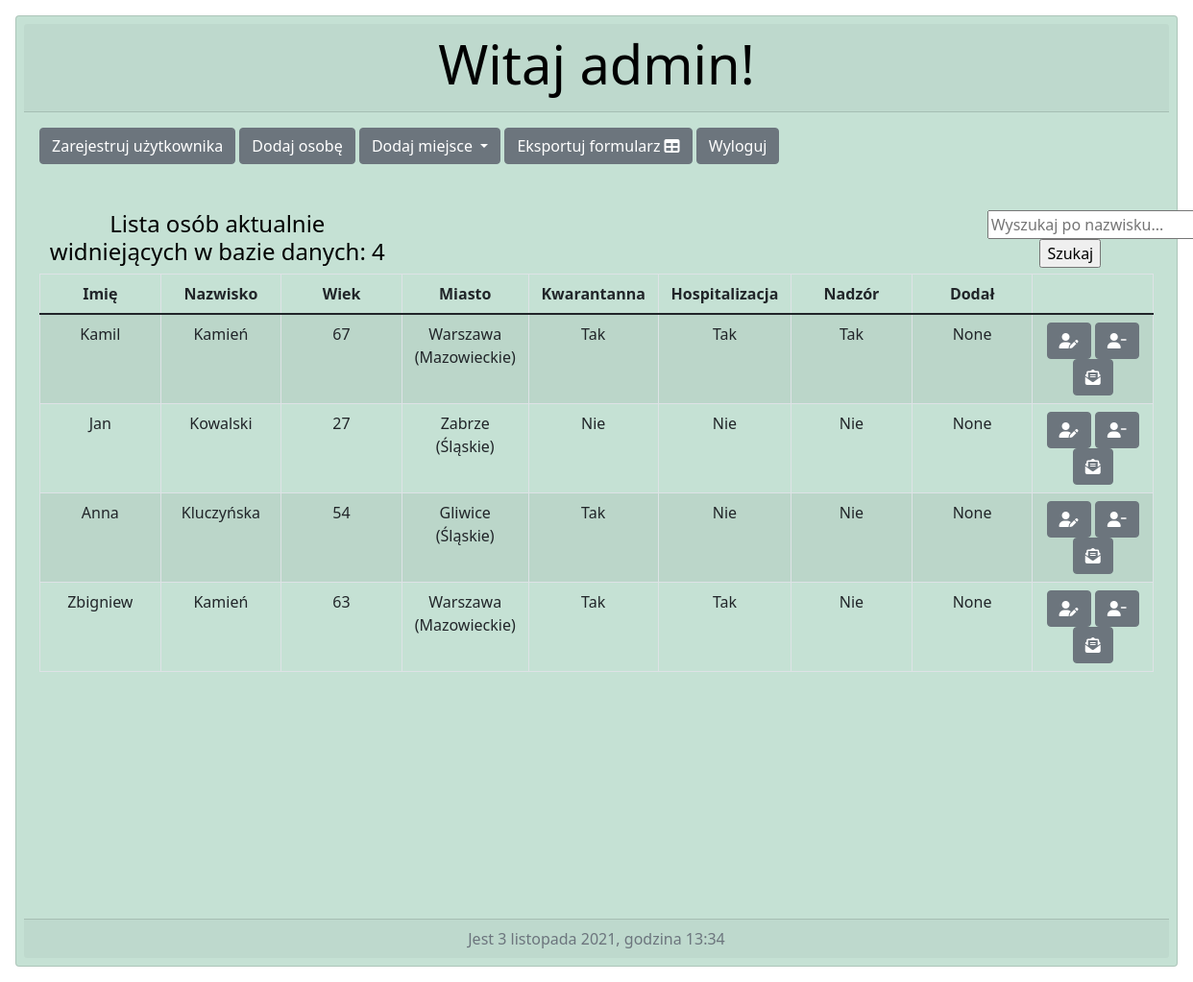
The page /covid/main/ (signed in) on the database as committed earlier.
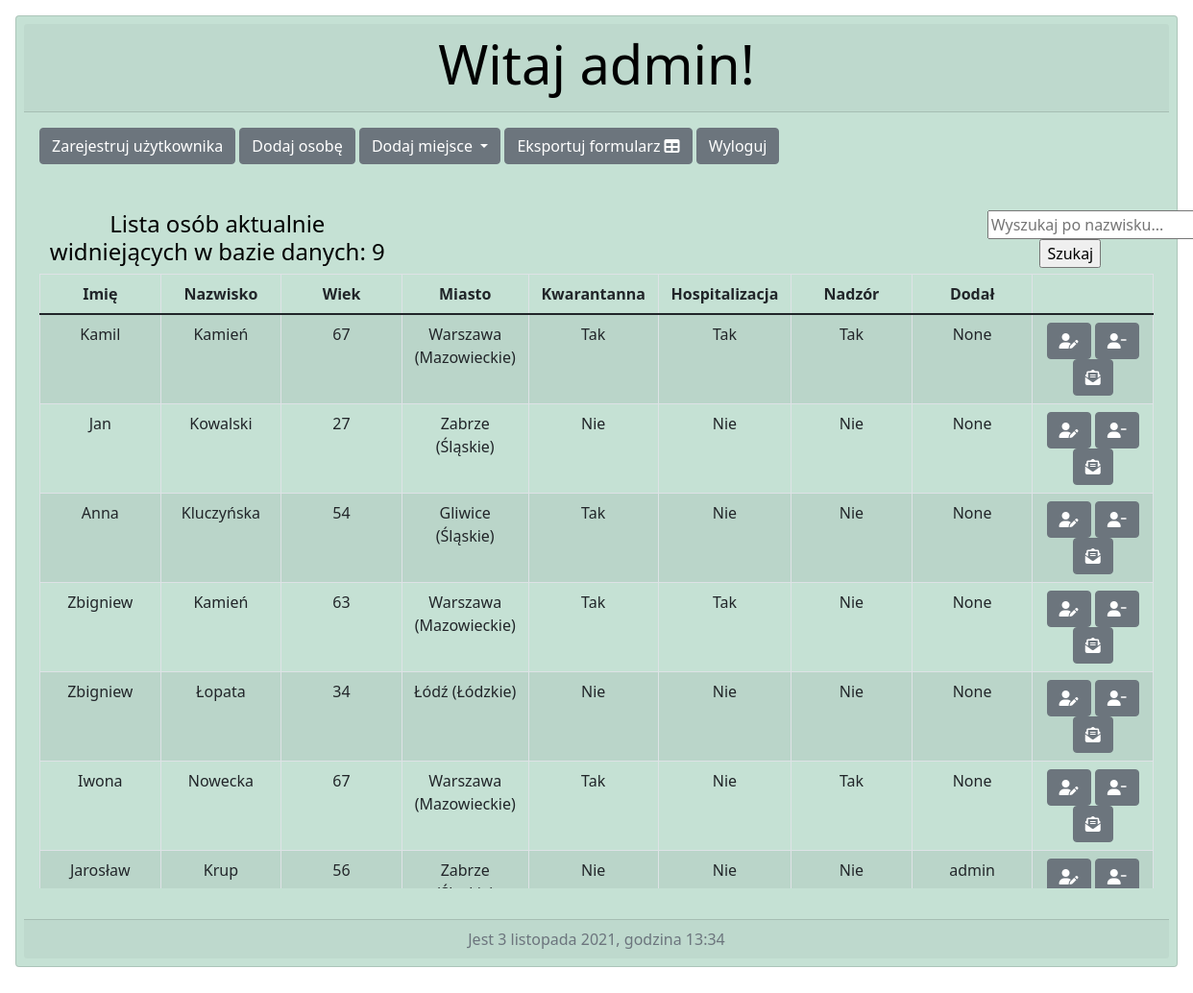
The same page on the database as committed later.
### covid/models.py (models this page shows, shortened)
class Person(models.Model):
    GENDER = {
        (1, 'Mężczyzna'),
        (2, 'Kobieta'),
        (3, 'inna')
    }
    BINARY = {
        (0, 'Nie'),
        (1, 'Tak')
    }
    name = models.CharField(max_length=32)
    surname = models.CharField(max_length=32)
    gender = models.PositiveSmallIntegerField(choices=GENDER)
    age = models.PositiveSmallIntegerField()
    address = models.CharField(max_length=60)
    city = models.ForeignKey(City, on_delete=models.PROTECT, related_name='city')
    telephone_number = PhoneNumberField()
    date_of_received_information = models.DateField(null=True, blank=True)
    date_of_positive_result = models.DateField(null=True, blank=True)
    laboratory_performing_tests = models.ForeignKey(Laboratory, on_delete=models.PROTECT, related_name='laboratory')
    whereabouts = models.ForeignKey(City, on_delete=models.PROTECT, related_name='whereabouts')
    source_of_infection = models.TextField(null=True, blank=True)
    hospitalization = models.PositiveSmallIntegerField(choices=BINARY, default=0)
    hospital = models.ForeignKey(Hospital, on_delete=models.PROTECT, related_name='hospital', null=True, blank=True)
    supervision = models.PositiveSmallIntegerField(choices=BINARY, default=0)
    quarantine = models.PositiveSmallIntegerField(choices=BINARY, default=0)
    who_added = models.CharField(max_length=32, default="None")

class City(models.Model):
    name = models.CharField(max_length=32)
    county = models.CharField(max_length=32)
    province = models.CharField(max_length=32)
    def __str__(self):
        return self.name_province()
    def name_province(self):
        return "{} ({})".format(self.name, self.province)

### covid/views.py (the view)
# urls.py: path('main/', main, name='main'),
@login_required
def main(request):
    try:
        people = Person.objects.filter(surname__icontains=request.GET.get('search'))
    except ValueError:
        people = Person.objects.all()
    return render(request, 'main.html', {'people': people})

### templates/main.html (shortened to what this page needs)
{% extends 'pattern.html' %}
{% block card_head %}
    {% if user.is_authenticated %}
      <h2 class="display-4">Witaj {{ user.username }}!</h2>
    {% endif %}
{% endblock %}
{% block card_body %}
    <ul class="nav nav-pills">
      <li class="nav-item">
        <div class="dropdown">
          {% if perms.covid %}
          <a href="{% url 'register' %}" class="btn btn-secondary">Zarejestruj użytkownika </a>  <a href="{% url 'add_person' %}" class="btn btn-secondary">Dodaj osobę</a> <a class="btn btn-secondary dropdown-toggle" href="#" role="button" id="dropdownMenuLink" data-bs-toggle="dropdown" aria-expanded="false"> Dodaj miejsce </a> <a href="{% url 'export_excel' %}" class="btn btn-secondary">Eksportuj formularz <i class="fas fa-table"></i></a>   <a href="{% url 'logout' %}" class="btn btn-secondary">Wyloguj</a>
          {% endif %}
        </div>
      </li>
    </ul>
    <br>
    <br>
    <div class="row">
      <div class="col-4">
        <h4>Lista osób aktualnie widniejących w bazie danych: {{ people|length }}</h4>
      </div>
      <div class="col-6">
      </div>
      <div class="col-2">
        <form action="">
          <input type="text" name="search" placeholder="Wyszukaj po nazwisku..." value="{{request.GET.name}}">
          <input type="submit" value="Szukaj" >
        </form>
      </div>
    </div>
    <table class="table table-bordered table-striped scroll_table">
      <thead>
        <tr>
          <th scope="col">Imię</th>
          <th scope="col">Nazwisko</th>
          <th scope="col">Wiek</th>
          <th scope="col">Miasto</th>
          <th scope="col">Kwarantanna</th>
          <th scope="col">Hospitalizacja</th>
          <th scope="col">Nadzór</th>
          <th scope="col">Dodał</th>
          <th scope="col"></th>
        </tr>
      </thead>
      <tbody>
        {% for person in people %}
        <tr>
          <td>{{ person.name }}</td>
          <td>{{ person.surname }}</td>
          <td>{{ person.age }}</td>
          <td>{{ person.city }}</td>
          <td>{{ person.get_quarantine_display }}</td>
          <td>{{ person.get_hospitalization_display }}</td>
          <td>{{ person.get_supervision_display }}</td>
          <td>{{ person.who_added }}</td>
          <td><a href="{% url 'edit_person' person.id %}" class="btn btn-secondary" data-toggle="tooltip" title="Edytuj osobę"><i class="fas fa-user-pen"></i></a> <a href="{% url 'delete_person' person.id %}" class="btn btn-secondary" data-toggle="tooltip" title="Usuń osobę"><i class="fas fa-user-minus"></i></a> <a href="{% url 'export_docx' person.id %}"  class="btn btn-secondary" data-toggle="tooltip" title="Generuj zawiadomienie"><i class="fas fa-envelope-open-text"></i></a></li></td>
        </tr>
        {% endfor %}
      </tbody>
    </table>
{% endblock %}

### templates/pattern.html (shortened to what this page needs)
{% load static %}
<!doctype html>
<html lang="en">
<head>
    <link rel="stylesheet" href="{% static 'global.css' %}">
    <link href="https://cdn.jsdelivr.net/npm/bootstrap@5.1.3/dist/css/bootstrap.min.css" rel="stylesheet"
>
</head>
<body>
    <div class="card text-center bg-success p-2 text-black" style="--bs-bg-opacity: .25;">
        <div class="card-header">
            {% block card_head %} {% endblock %}
        </div>
        <div class="card-body">
            {% block card_body %} {% endblock %}
        </div>
        <div class="card-footer text-muted">
            Jest {% now "j E Y" %}, godzina {% now "H:i" %}
        </div>
    </div>
</body>
</html>

### static/global.css (style rules this page uses)
body { padding: 1em; }
.scroll_table { height:640px; display:block; overflow-y:scroll; width:100%; }
td { width: 10%; }

Rows that differ between the two databases and show on the page:
added Person: name "Zbigniew", surname "Łopata", age "34", city "Łódź (Łódzkie)", quarantine "Nie", hospitalization "Nie", supervision "Nie", who_added "None"
added Person: name "Iwona", surname "Nowecka", age "67", city "Warszawa (Mazowieckie)", quarantine "Tak", hospitalization "Nie", supervision "Tak", who_added "None"
added Person: name "Jarosław", surname "Krup", age "56", city "Zabrze…", quarantine "Nie", hospitalization "Nie", supervision "Nie", who_added "admin"
Other text that changed with them:
{{ people|length }}: "4" → "9"
